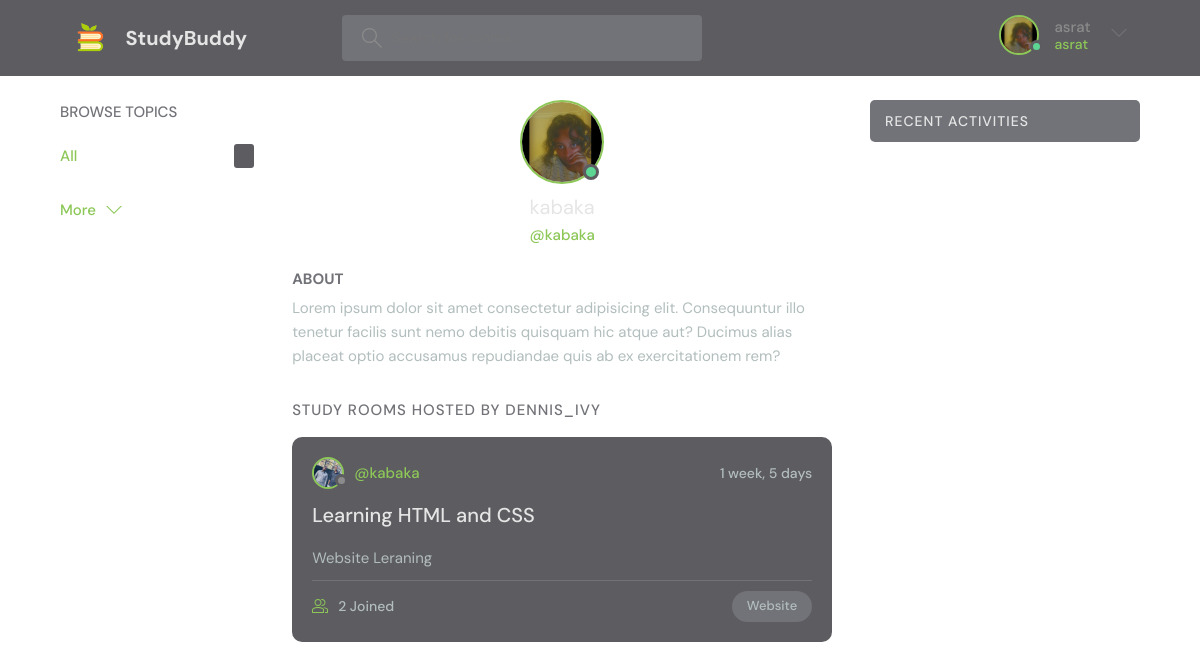
/profile/10/ (signed in), run on the app's committed database.
### base/models.py (models this page shows, shortened)
class Room(models.Model):
    host = models.ForeignKey(User, on_delete=models.SET_NULL, null=True)
    topic = models.ForeignKey(Topic, on_delete=models.SET_NULL, null=True)
    participants = models.ManyToManyField(
        User, related_name='participants', blank=True)
    name = models.CharField(max_length=200)
    description = models.TextField(null=True, blank=True)
    updated = models.DateTimeField(auto_now=True)
    created = models.DateTimeField(auto_now_add=True)
    class Meta:
        ordering = ['-updated', '-created']

class Topic(models.Model):
    name = models.CharField(max_length=200)

### base/views.py (the view)
# urls.py: path('profile/<str:pk>/', views.userProfile, name="user-profile"),
def userProfile(request, pk):
    user = User.objects.get(id=pk)
    rooms = user.room_set.all()
    context = {'user':user, 'rooms': rooms}
    return render(request, 'base/profile.html', context)

### base/templates/base/profile.html (shortened to what this page needs)
{% extends 'main.html' %}
{% block content %}
  <main class="profile-page layout layout--3">
    <div class="container">
      {% include 'base/topicscomp.html' %}
      <div class="roomList">
        <div class="profile">
          <div class="profile__avatar">
            <div class="avatar avatar--large active">
              <img src="../../../static/images/user2.jpg" />
            </div>
          </div>
          <div class="profile__info">
            <h3>{{user.username}}</h3>
            <p>@{{user.username}}</p>
          </div>
          <div class="profile__about">
            <h3>About</h3>
            <p>
              Lorem ipsum dolor sit amet consectetur adipisicing elit. Consequuntur illo tenetur
              facilis sunt nemo debitis quisquam hic atque aut? Ducimus alias placeat optio
              accusamus repudiandae quis ab ex exercitationem rem?
            </p>
          </div>
        </div>
        <div class="roomList__header">
          <div>
            <h2>Study Rooms Hosted by dennis_ivy</a>
            </h2>
          </div>
        </div>
        {% include 'base/feed_component.html' %}
      </div>
      {% include 'base/actcomp.html' %}
    </div>
  </main>
{% endblock content %}

### Templates/navbar.html (shortened to what this page needs)
{% load static %}
<header class="header header--loggedIn">
    <div class="container">
      <a href="{% url 'home' %}" class="header__logo">
        <img src="{% static 'images/logo.png' %}" />
        <h1>StudyBuddy</h1>
      </a>
      <form class="header__search" method="GET" action="{% url 'home' %}">
        <label>
          <input name="q" placeholder="Search for rooms..." />
        </label>
      </form>
      <nav class="header__menu">
        {% if request.user.is_authenticated %}
        <div class="header__user">
          <a href="{% url 'update-user' %}">
            <div class="avatar avatar--medium active">
              <img src="../../../static/images/user2.jpg" />
            </div>
            <p>{{request.user.username}} <span>{{request.user}}</span></p>
          </a>
          <button class="dropdown-button">
            <svg version="1.1" xmlns="http://www.w3.org/2000/svg" width="32" height="32" viewBox="0 0 32 32">
              <title>Settings and Logout</title>
              <path d="M16 21l-13-13h-3l16 16 16-16h-3l-13 13z"></path>
            </svg>
          </button>
        </div>
        {% else %}
        <a href="{% url 'login' %}">
          <img src=" {% static 'images/avatar.svg' %}" />
          <p>Login</p>
        </a>
        {% endif %}
      </nav>
    </div>
  </header>

### base/templates/base/feed_component.html (shortened to what this page needs)
{% for room in rooms %}
<div class="roomListRoom">
  <div class="roomListRoom__header">
    <a href="{% url 'user-profile' room.host.id %}" class="roomListRoom__author">
      <div class="avatar avatar--small">
        <img src="../../../static/images/user3.jpg" />
      </div>
      <span>@{{room.host.username}}</span>
    </a>
    <div class="roomListRoom__actions">
      <span>{{room.created|timesince}}</span>
    </div>
  </div>
  <div class="roomListRoom__content">
    <a href="{% url 'room' room.id %}">{{room.name}}</a>
    <p>
      {{room.description}}
    </p>
  </div>
  <div class="roomListRoom__meta">
    <a href="{% url 'home' %}" class="roomListRoom__joined">
      {{room.participants.all.count}} Joined
    </a>
    <p class="roomListRoom__topic">{{room.topic.name}}</p>
  </div>
</div>
{% endfor %}

### data on the page
Room: host.username "kabaka", created "1 week, 5 days", name "Learning HTML and CSS", description "Website Leraning", participants.all.count "2", topic.name "Website"

### other printed values
{{ request.user.username }} "asrat"
{{ request.user }} "asrat"
{{ user.username }} "kabaka"
